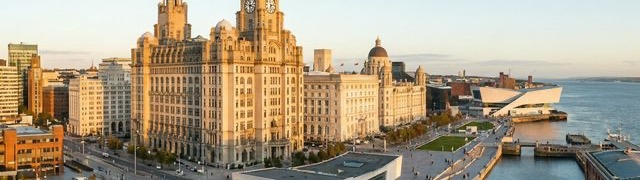
#> input picture liverpool_wide_banner.png, 640 x 180 px, found by its file name
$ python add_text_premium.py
#> lines starting #> are read from the running program, lines starting #| are printed output that depends on the picture
from PIL import Image, ImageDraw, ImageFont, ImageFilter
import os

img_path = '/Users/billburrows/improve-bridgeclub-graphics/liverpool_wide_banner.png'
out_path = '/Users/billburrows/improve-bridgeclub-graphics/liverpool_wide_banner_premium_label.png'

# Load original image
img = Image.open(img_path).convert('RGBA')

# Create a transparent overlay for the dark gradient
overlay = Image.new('RGBA', img.size, (0, 0, 0, 0))
#> overlay: PIL image 640x180 RGBA; every value is 0
draw_overlay = ImageDraw.Draw(overlay)

# Navy blue overlay matching the new site style (rgb 28, 69, 135)
gradient_height = 110
y_start = (img.height - gradient_height) // 2
#> y_start = 35
draw_overlay.rectangle(
    [0, y_start, img.width, y_start + gradient_height],
    fill=(28, 69, 135, 190)  # Semi-transparent navy
)

# Merge overlay
img = Image.alpha_composite(img, overlay)
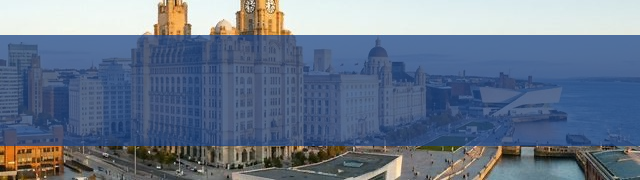
#> img: PIL image 640x180 RGBA; mean R, G, B, A 103.2, 118.1, 139.7, 255
draw = ImageDraw.Draw(img)

# Try to load modern fonts
fonts_to_try = [
    '/System/Library/Fonts/Helvetica.ttc',
    '/System/Library/Fonts/SFNS.ttf',
    '/Library/Fonts/Arial.ttf'
]

title_font = None
sub_font = None
for f in fonts_to_try:
    if os.path.exists(f):
        try:
            # Try to load Helvetica or Arial
            title_font = ImageFont.truetype(f, 54, index=1) if f.endswith('.ttc') else ImageFont.truetype(f, 54)
            sub_font = ImageFont.truetype(f, 24, index=0) if f.endswith('.ttc') else ImageFont.truetype(f, 24)
            break
        except Exception:
            pass

if not title_font:
    title_font = ImageFont.load_default()
    sub_font = ImageFont.load_default()

text_title = "Liverpool Bridge Club"
text_subtitle = "Want to play Bridge? We will teach you!"

# Get bounding boxes to center text
left_t, top_t, right_t, bottom_t = draw.textbbox((0, 0), text_title, font=title_font)
#> left_t = 0; top_t = 2; right_t = 101; bottom_t = 12
title_w = right_t - left_t
#> title_w = 101
title_h = bottom_t - top_t
#> title_h = 10

left_s, top_s, right_s, bottom_s = draw.textbbox((0, 0), text_subtitle, font=sub_font)
#> left_s = 0; top_s = 2; right_s = 180; bottom_s = 12
sub_w = right_s - left_s
#> sub_w = 180
sub_h = bottom_s - top_s
#> sub_h = 10

# Calculate positions (vertically stacked and centered)
total_text_h = title_h + sub_h + 10 # 10px spacing
#> total_text_h = 30
y_content_start = y_start + (gradient_height - total_text_h) / 2 - 4
#> y_content_start = 71

x_title = (img.width - title_w) / 2
#> x_title = 269.5
y_title = y_content_start
#> y_title = 71

x_sub = (img.width - sub_w) / 2
#> x_sub = 230
y_sub = y_title + title_h + 10
#> y_sub = 91

# Soft shadows
draw.text((x_title + 2, y_title + 2), text_title, font=title_font, fill=(0, 0, 0, 180))
draw.text((x_sub + 1, y_sub + 1), text_subtitle, font=sub_font, fill=(0, 0, 0, 180))

# Main text in bright white
draw.text((x_title, y_title), text_title, font=title_font, fill=(255, 255, 255, 255))
# Subtitle in a slightly softer off-white or light grey
draw.text((x_sub, y_sub), text_subtitle, font=sub_font, fill=(240, 240, 245, 255))

# Save image as PNG
img = img.convert('RGB')
#> img: PIL image 640x180 RGB
img.save(out_path)
print(f"Image saved to {out_path}")
